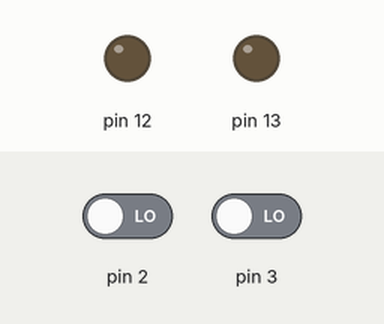
Recording of a sketch running on a simulated Arduino Uno, built with avr-gcc and run on an emulated ATmega328P. Parts: output pins drawn as LEDs (lit = HIGH). The test bench sets the inputs (shaded band); at power-on: pin 2 LOW, pin 3 LOW.

Above: at 1.2 s.
1.3 s: pin 2 driven HIGH
At 2.2 s:
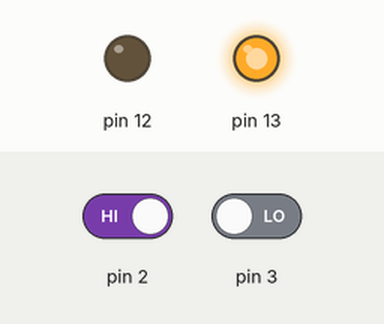
2.8 s: pin 3 driven HIGH
At 3.3 s:
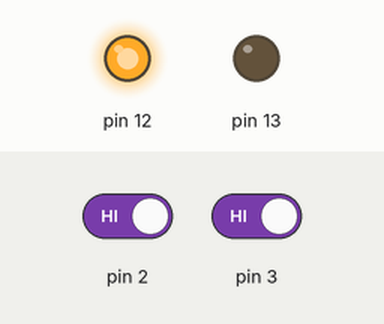
4.3 s: pin 3 driven LOW
At 5.5 s:
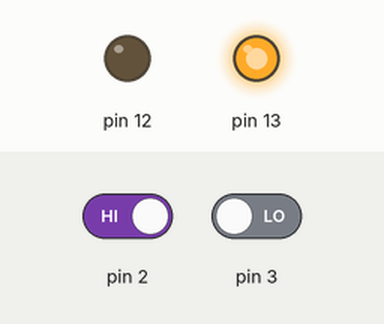
5.8 s: pin 2 driven LOW
At 6.8 s:
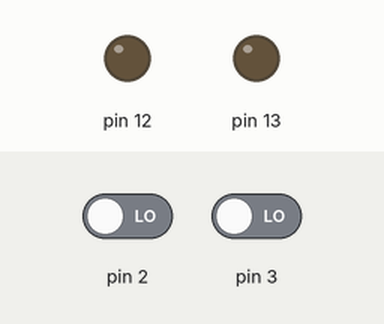
7.3 s: pin 2 driven HIGH and pin 3 driven HIGH
At 8.0 s:
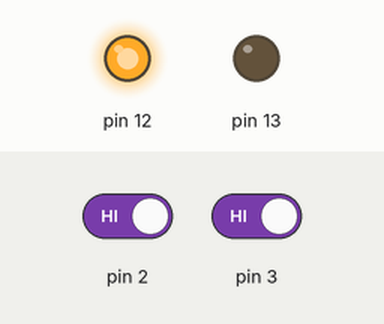
Timing chart, 0 to 9.8 s (numbered marks = the images above; inputs shaded):
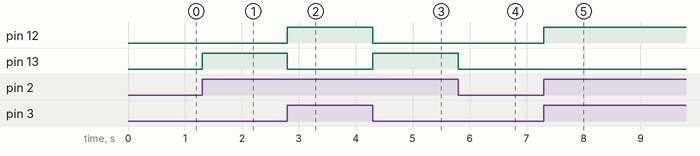

Measured:
- after the input at 1.3 s, pin 13: LOW → HIGH at once
- after the input at 2.8 s, pin 12: LOW → HIGH at once; pin 13: HIGH → LOW at once
- after the input at 4.3 s, pin 12: HIGH → LOW at once; pin 13: LOW → HIGH at once
- after the input at 5.8 s, pin 13: HIGH → LOW at once
- after the input at 7.3 s, pin 12: LOW → HIGH at once

The sketch:

Primera_p.ino
```cpp
void setup() {
  pinMode(2,INPUT);
  pinMode(3,INPUT);
  pinMode(13,OUTPUT);
  pinMode(12,OUTPUT);
}

void loop() {
  if(digitalRead(2)^digitalRead(3)){
    digitalWrite(13,HIGH);
  }else{
    digitalWrite(13,LOW);
  }
  if(digitalRead(2)&digitalRead(3)){
    digitalWrite(12,HIGH);
  }else{
    digitalWrite(12,LOW);
  }
}
```
